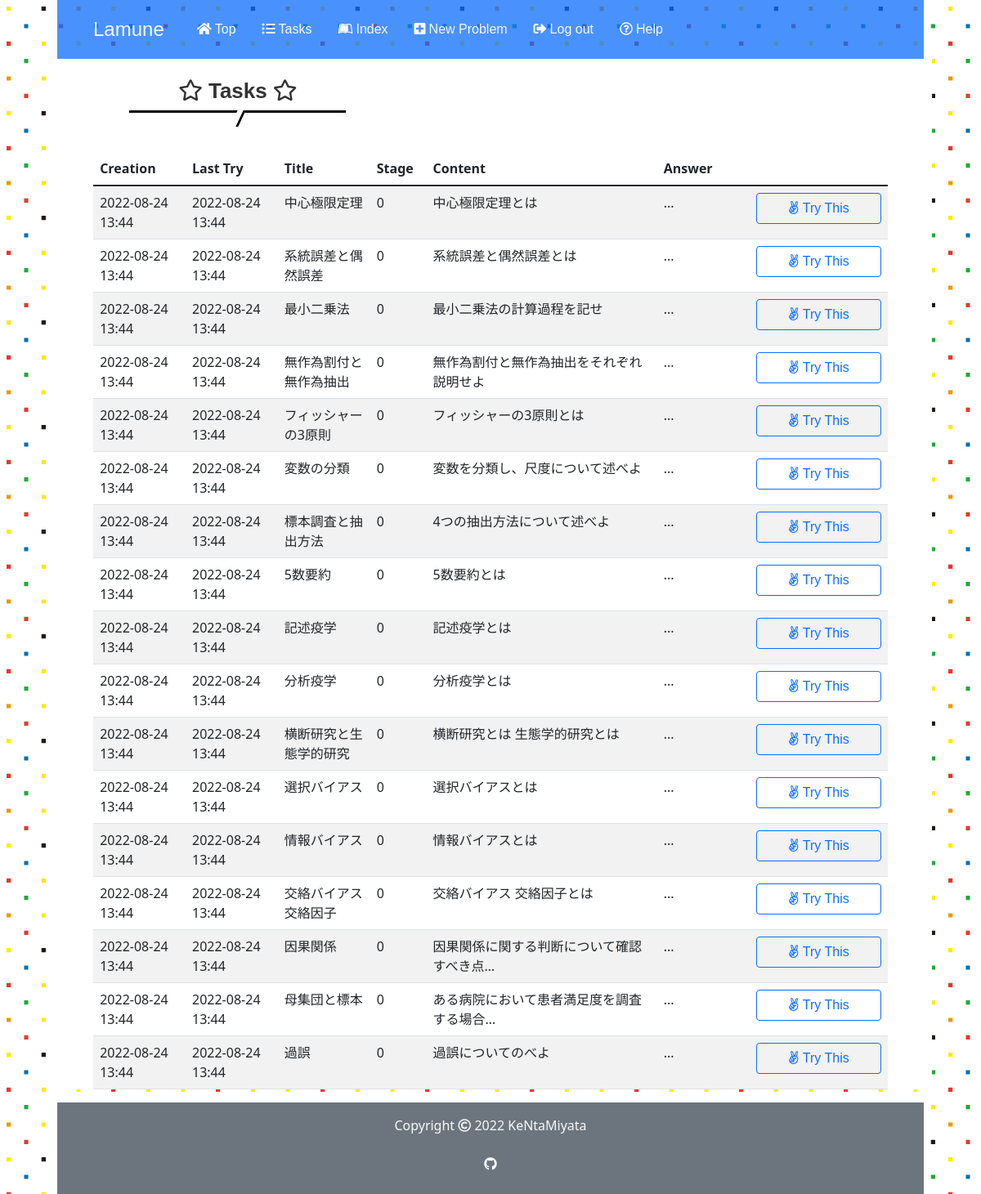
Screenshot of /3/tasks (signed in) with the database file from the repository.
### app.py (models this page shows)
class Problem(db.Model):
    id = db.Column(db.Integer, primary_key=True)
    user_id = db.Column(db.Integer, db.ForeignKey('user.id'), nullable=False)
    title = db.Column(db.String(50), nullable=False)
    body = db.Column(db.String(500), nullable=False)
    answer = db.Column(db.String(500), nullable=False)
    stage = db.Column(db.Integer, default=0)
    last_time = db.Column(db.DateTime, nullable=False,
                          default=datetime.datetime.now(pytz.timezone('Asia/Tokyo')))
    created_at = db.Column(db.DateTime, nullable=False,
                           default=datetime.datetime.now(pytz.timezone('Asia/Tokyo')))
    solved_history = db.Column(db.String)

### app.py (the view)
@app.route("/<int:user_id>/tasks", methods=["GET"])
@login_required
def tasks(user_id):
    if user_id != current_user.id:
        return apology("You can't look this page! Get out!", 401)
    tasks = []
    my_problems = Problem.query.filter_by(user_id=user_id).all()
    for problem in my_problems:
        passed_time = datetime.datetime.now(pytz.timezone(
            'Asia/Tokyo')).replace(tzinfo=None) - problem.last_time
        if passed_time >= stage_list[problem.stage]:
            tasks.append(problem)
        else:
            continue
    return render_template("tasks.html", problems=tasks, user=current_user)

### app.py (called while the page is built)
@app.before_request
def before_request():
    session.permanent = True
    app.permanent_session_lifetime = datetime.timedelta(minutes=30)
    session.modified = True

@login_manager.user_loader
def load_user(user_id):
    return User.query.get(int(user_id))

### helpers.py (called while the page is built)
def show_datetime(t):
    return t.strftime('%Y-%m-%d %H:%M')

### templates/tasks.html (shortened to what this page needs)
{% extends "layout.html" %}
{% block main %}
    <div class="col-lg-3 col-md-4 col-12 offset-md-1 pt-4">
        <h2><i class="far fa-star"></i> Tasks <i class="far fa-star"></i></h2>
    </div>
    <div class="col-11 mx-auto mt-5">
        <table class="table table-striped text-start index d-none d-md-block">
            <thead>
                <tr>
                    <th style="width: 10%">Creation</th>
                    <th style="width: 10%">Last Try</th>
                    <th style="width: 10%">Title</th>
                    <th style="width: 5%">Stage</th>
                    <th style="width: 25%">Content</th>
                    <th style="width: 10%">Answer</th>
                    <th style="width: 15%"></th>
                </tr>
            </thead>
            <tbody>
                {% for problem in problems %}
                <tr data-href="/{{ user.id }}/{{ problem.id }}">
                    <td>{{ problem.created_at | show_datetime }}</td>
                    <td>{{ problem.last_time | show_datetime }}</td>
                    <td>{{ problem.title }}</td>
                    <td>{{ problem.stage }}</td>
                    <td>
                    </td>
                    <td>...</td>
                    <td><a class="btn btn-outline-primary w-100" href="/{{ user.id }}/{{ problem.id }}/trytry"><i class="fab fa-angellist"></i> Try This</a></td>
                </tr>
                {% endfor %}
            </tbody>
        </table>
    </div>
{% endblock %}

### templates/layout.html (shortened to what this page needs)
<!DOCTYPE html>
<html lang="en">
    <head>
        <link href="https://cdn.jsdelivr.net/npm/bootstrap@5.1.3/dist/css/bootstrap.min.css" rel="stylesheet">
        <link rel="stylesheet" href="https://use.fontawesome.com/releases/v5.15.4/css/all.css">
        <link href="/static/stylesheet/styles.css" rel="stylesheet">
    </head>
    <body>
        <header>
        <div class="container-fluid">
            <div class="row">
                    <nav class="nav-bar navbar-expand-md navbar-light bg-primary bg-opacity-75">
                        <div class="collapse navbar-collapse" id="navbarSupportedContent">
                            <ul class="navbar-nav px-4 pt-3 pb-3">
                                <li class="nav-item mx-2"><a class ="navbar-brand text-light" href="/">Lamune</a></li>
                                <li class="nav-item mx-2"><a class ="nav-link text-light" href="/"><i class="fas fa-home me-1"></i>Top</a></li>
                                {% if user.is_authenticated %}
                                <li class="nav-item mx-2"><a class ="nav-link text-light" href="/{{ user.id }}/tasks"><i class="fas fa-list-ul me-1"></i>Tasks</a></li>
                                <li class="nav-item mx-2"><a class ="nav-link text-light" href="/{{ user.id }}/index"><i class="fab fa-leanpub me-1"></i>Index</a></li>
                                <li class="nav-item mx-2"><a class ="nav-link text-light" href="/{{ user.id }}/new"><i class="fas fa-plus-square me-1"></i>New Problem</a></li>
                                <li class="nav-item mx-2"><a class ="nav-link text-light" href="/logout"><i class="fas fa-sign-out-alt me-1"></i>Log out</a></li>
                                {% endif %}
                                <li class="nav-item mx-2"><a class ="nav-link text-light" href="/howto"><i class="far fa-question-circle me-1"></i>Help</a></li>
                            </ul>
                        </div>
                    </nav>
                </div>
            </div>
        </header>
        <main>
            <div class="other-content text-center">
                <div class="container-fluid">
                {% block main %}{% endblock %}
                </div>
            </div>
        </main>
        <footer>
            <div class="container-fluid">
                <div class="row">
                    <div class="col-12 bg-secondary text-center pt-3">
                        <p class="text-light" >Copyright <i class="far fa-copyright"></i> 2022 KeNtaMiyata</p>
                        <p><a class ="nav-link text-light" href="https://github.com/KeNtaMiyata/Lamune"><i class="fab fa-github"></i></a></p>
                    </div>
                </div>
            </div>
        </footer>
    </body>
</html>

### static/stylesheet/styles.css (style rules this page uses)
* { padding: 0; margin: 0; box-sizing: border-box; }
a { text-decoration: none; }
.container-fluid { padding: 0 10px; }
.row { margin-left: 0; margin-right: 0; }
body { width: 90%; height: 100%; margin: 0 auto; background-image: url(../images/lamune_side_back.jpg); }
main { min-height: 80vh; background-color: #ffffff; margin: 0; }
h1, h2, h3, .navbar-brand, .nav-link, .btn { font-family: Chalkduster, "Bradley Hand", "Segoe Print", sans-serif; }
.navbar-brand { vertical-align: -10px; font-size: 1.5rem }
h2 { position: relative; padding-bottom: 0.5rem; border-bottom: 3px solid black; background-color: white; color: #333; font-weight: bold; font-size: 26px; }
h2:before { position: absolute; top: 100%; left: 50%; transform: translateX(-50%) skew(-25deg); height: 20px; width: 10px; border-right: 3px solid black; background-color: white; content: ""; }

### rows the page displays
Problem: created_at|show_datetime "2022-08-24 13:44", last_time|show_datetime "2022-08-24 13:44", title "中心極限定理", stage "0"
Problem: created_at|show_datetime "2022-08-24 13:44", last_time|show_datetime "2022-08-24 13:44", title "系統誤差と偶然誤差", stage "0"
Problem: created_at|show_datetime "2022-08-24 13:44", last_time|show_datetime "2022-08-24 13:44", title "最小二乗法", stage "0"
Problem: created_at|show_datetime "2022-08-24 13:44", last_time|show_datetime "2022-08-24 13:44", title "無作為割付と無作為抽出", stage "0"
Problem: created_at|show_datetime "2022-08-24 13:44", last_time|show_datetime "2022-08-24 13:44", title "フィッシャーの3原則", stage "0"
Problem: created_at|show_datetime "2022-08-24 13:44", last_time|show_datetime "2022-08-24 13:44", title "変数の分類", stage "0"
Problem: created_at|show_datetime "2022-08-24 13:44", last_time|show_datetime "2022-08-24 13:44", title "標本調査と抽出方法", stage "0"
Problem: created_at|show_datetime "2022-08-24 13:44", last_time|show_datetime "2022-08-24 13:44", title "5数要約", stage "0"
Problem: created_at|show_datetime "2022-08-24 13:44", last_time|show_datetime "2022-08-24 13:44", title "記述疫学", stage "0"
Problem: created_at|show_datetime "2022-08-24 13:44", last_time|show_datetime "2022-08-24 13:44", title "分析疫学", stage "0"
Problem: created_at|show_datetime "2022-08-24 13:44", last_time|show_datetime "2022-08-24 13:44", title "横断研究と生態学的研究", stage "0"
Problem: created_at|show_datetime "2022-08-24 13:44", last_time|show_datetime "2022-08-24 13:44", title "選択バイアス", stage "0"
Problem: created_at|show_datetime "2022-08-24 13:44", last_time|show_datetime "2022-08-24 13:44", title "情報バイアス", stage "0"
Problem: created_at|show_datetime "2022-08-24 13:44", last_time|show_datetime "2022-08-24 13:44", title "交絡バイアス 交絡因子", stage "0"
Problem: created_at|show_datetime "2022-08-24 13:44", last_time|show_datetime "2022-08-24 13:44", title "因果関係", stage "0"
Problem: created_at|show_datetime "2022-08-24 13:44", last_time|show_datetime "2022-08-24 13:44", title "母集団と標本", stage "0"
Problem: created_at|show_datetime "2022-08-24 13:44", last_time|show_datetime "2022-08-24 13:44", title "過誤", stage "0"
